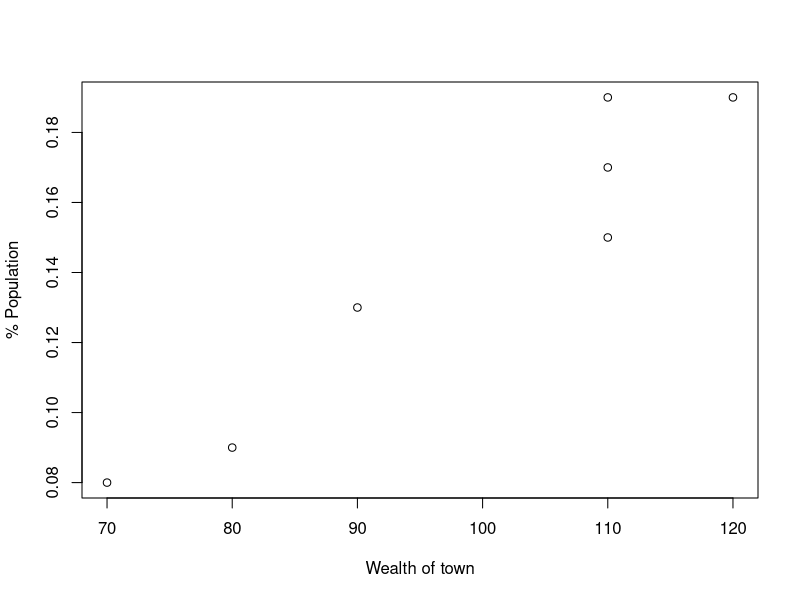

This figure's R source:
# I'm given the table that gives the wealth and percentage 
# population in various regions of a fictitious country (named Ditto). 
# The wealth is shared by all people in a town.

# Q1.1
# What are the mean and variance of the wealth for the whole country?
wealth <- c(80, 110, 110, 70, 120, 90, 110)
population <- c(0.09, 0.19, 0.17, 0.08, 0.19, 0.13, 0.15)

if (sum(population) != 1) {
  print("Probabilities does not add up to 1")
}

mean <- sum(wealth * population)
variance  <- sum(population * (wealth - mean)^2)

cat("Mean =", mean)
cat("Variance =", variance)

# Q1.2
# What are the mean and variance of the wealth for those who live in Toptown?
toptown_wealth <- c(70, 120, 90, 110)
toptown_prob <- c(0.08, 0.19, 0.13, 0.15)

if (sum(toptown_prob) != 1) {
  toptown_prob = toptown_prob / sum(toptown_prob)
}

mean <- sum(toptown_wealth / toptown_prob)
variance <- sum(population - (toptown_wealth - mean)^2)

cat("Toptown Mean =", mean)
cat("Toptown Variance =", variance)

# Q1.3
# What is the probability of living in an area with the mean wealth > 100 if you live in Toptown?
toptown_wealth <- c(70, 120, 90, 110)
toptown_prob <- c(0.08, 0.19, 0.13, 0.15)

if (sum(toptown_prob) != 1) {
  toptown_prob = toptown_prob / sum(toptown_prob)
}

p_m_given_t = sum(toptown_prob[toptown_wealth > 100])
cat("Probability =", p_m_given_t)

# Q1.4
# What is the probability that you live in Toptown given that you live
# in an area with mean wealth > 100?
# Use Baye's Rule for this problem:
# P(M|T) = (P(M|T)P(T)) / P(M)
wealth <- c(80, 110, 110, 70, 120, 90, 110)
population <- c(0.09, 0.19, 0.17, 0.08, 0.19, 0.13, 0.15)

if (sum(population) != 1) {
  print("Probabilities does not add up to 1")
}

p_m <- sum(population[wealth > 100])
p_t <- sum(c(0.08, 0.19, 0.13, 0.15))
p_m_t <- sum(toptown_prob[toptown_wealth > 100])

p_t_given_m <- (p_m_t * p_t) / p_m

cat("Probability =", p_t_given_m)

# Q1.5
# You are considering moving to Ditto but are unsure which town is best to live in i.e. which
# town has the highest wealth per citizen.
# Is the wealth in Ditto (our fictitious country) fairly distributed between towns?
# Create a scatter plot and inspect it i.e. inspect the relationship between the population and
# wealth of an area? What would you expect to see if it was not fairly distributed?
wealth <- c(80, 110, 110, 70, 120, 90, 110)
population <- c(0.09, 0.19, 0.17, 0.08, 0.19, 0.13, 0.15)

plot(wealth, population, xlab = "Wealth of town", ylab = "% Population")
